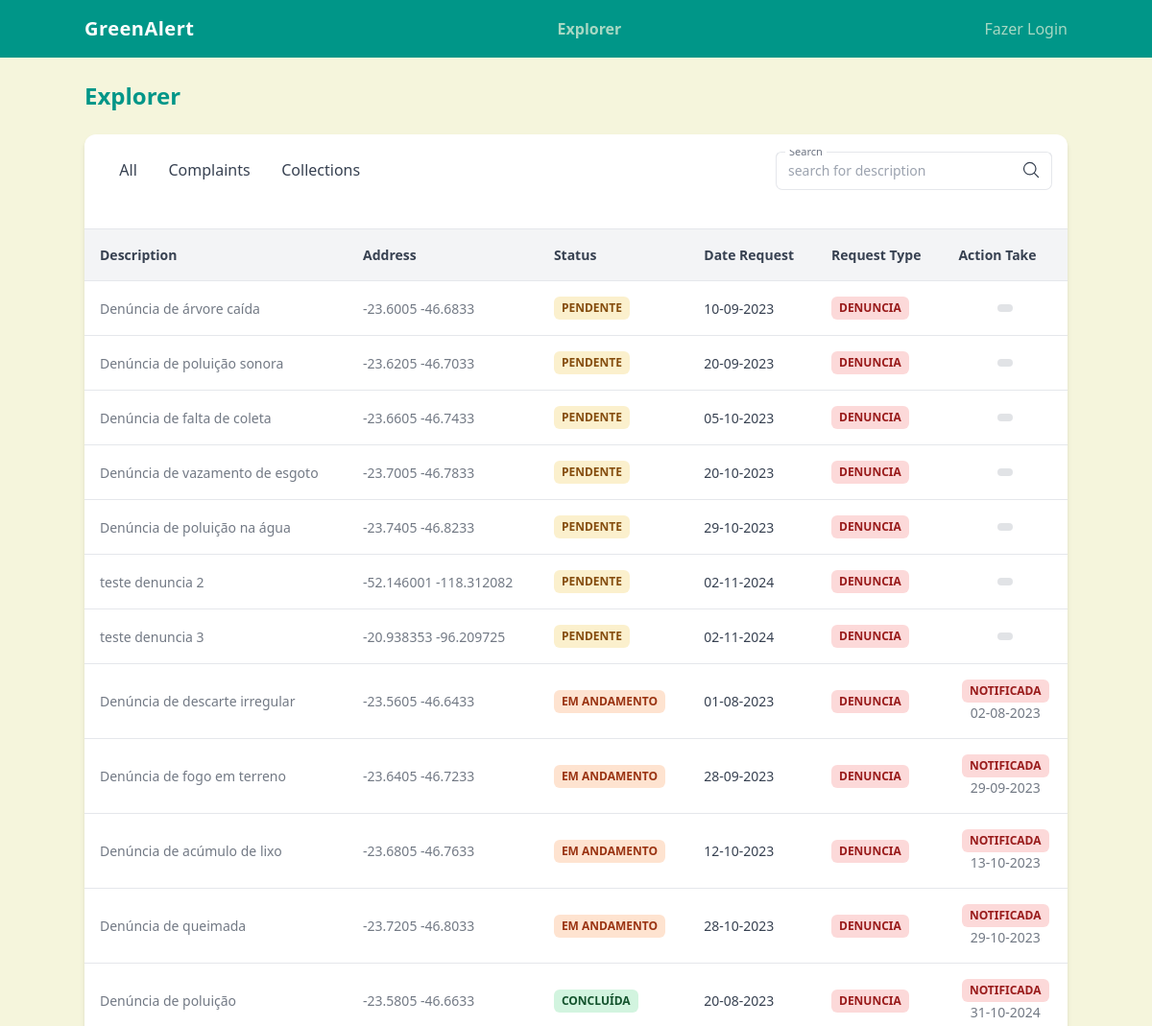
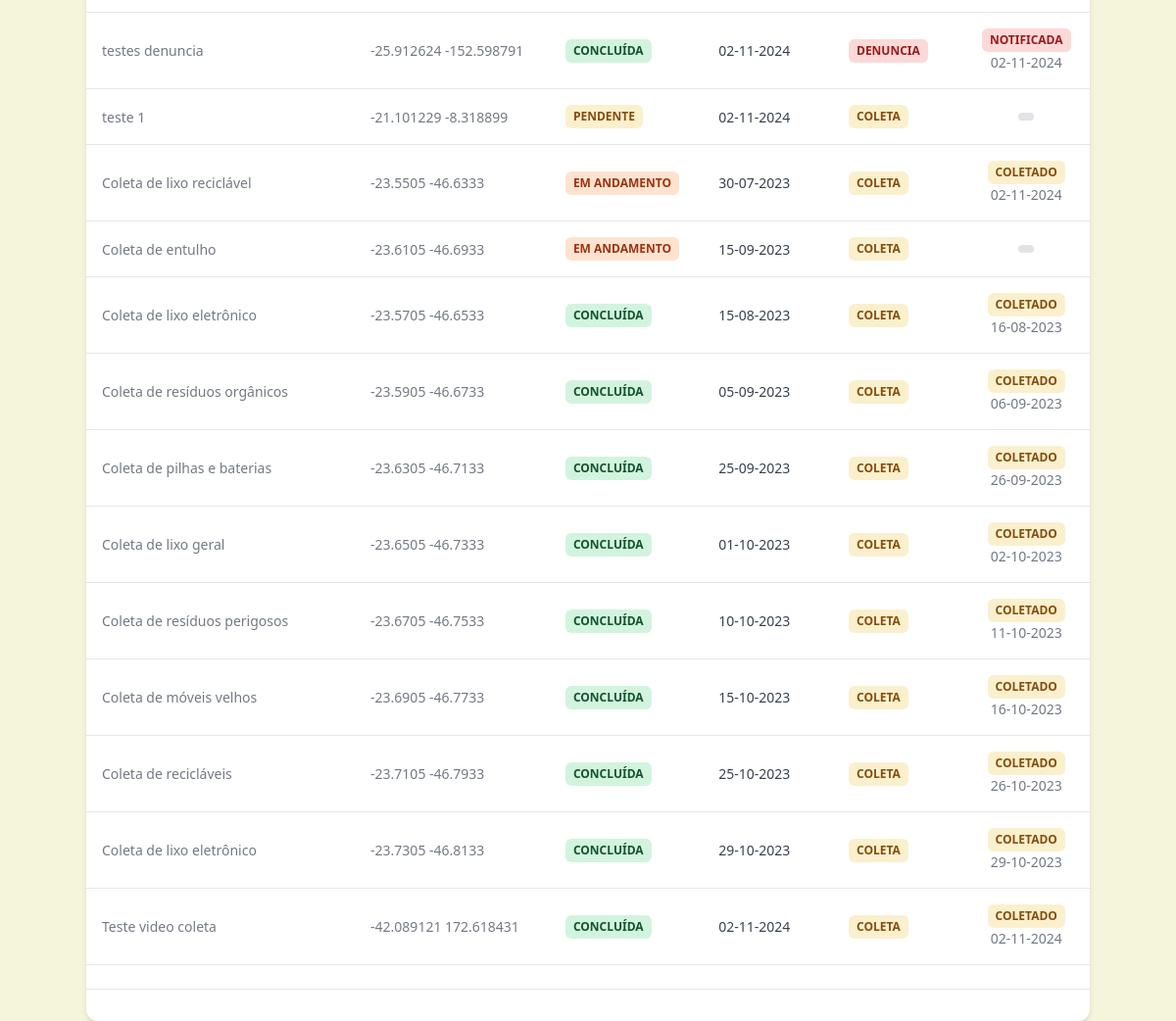
The page / on the database its author committed (2 pictures, top to bottom).
### tables this page shows
CREATE TABLE requests (
    id INTEGER PRIMARY KEY,
    user_id INTEGER NOT NULL,
  	photoRequest VARCHAR(255),
  	photoActionTaken VARCHAR(255),
    date_request VARCHAR(8) NOT NULL,
    longitude REAL NOT NULL,
    latitude REAL NOT NULL,
    description TEXT NOT NULL,
    status VARCHAR(30) NOT NULL DEFAULT 'Pendente',
    actionTaken TEXT,
    actionTakenDate VARCHAR(8),
    requestType VARCHAR(30) NOT NULL,
    FOREIGN KEY (user_id) REFERENCES users(id) 
);

### functions.php (called while the page is built, shortened)
<?php
function view($view, $data = [])
{
    require "views/template/app.php";
}
function config($chave = null)
{
    $config = require 'config.php';
    if (strlen($chave) > 0) {
        return $config[$chave];
    }
    return $config;
}

### controllers/index.controller.php (called while the page is built, shortened)
<?php
$where = match($_REQUEST['filter'] ?? '') {
    'all' => "requestType IN ('denuncia', 'coleta')",
    'complaints' => "requestType = 'denuncia'",
    'collections' => "requestType = 'coleta'",
    default => "requestType IN ('denuncia', 'coleta')"
};
$params = [];
$requests = Request::all($where, $params);
view('index', compact('requests'));

### routes.php (called while the page is built, shortened)
<?php
$controller = str_replace('/', '', parse_url($_SERVER['REQUEST_URI'])['path']);
if (!$controller) $controller = "index";
require "../controllers/{$controller}.controller.php";

### public/index.php (called while the page is built, shortened)
<?php
require "../models/Request.php";
require "../functions.php";
require "../Database.php";
require "../routes.php";

### config.php (called while the page is built)
<?php
return [
    'database' => [
        'driver' => 'sqlite',
        'database' => '../database.sqlite'
    ],
];

### Database.php (called while the page is built, shortened)
<?php
class Database
{
    private $db;
    public function __construct($config)
    {
        $this->db = new PDO($this->getDns($config));
    }
    private function getDns($config) {
        $driver = $config['driver'];
        unset($config['driver']);
        match ($driver) {
            'sqlite' => $dns = $driver . ":" . $config['database'],
            'mysql' => $dns = $driver . ":" . http_build_query($config, '', ';'),
        };
        return $dns;
    }
    public function query($query, $class = null, $params = [])
    {
        $prepare = $this->db->prepare($query);
        if ($class) {
            $prepare->setFetchMode(PDO::FETCH_CLASS, $class);
        }
        $prepare->execute($params);
        return $prepare;
    }
}

### models/Request.php (called while the page is built, shortened)
<?php
class Request
{
    public static function query($where, $params)
    {
        $database = new Database(config('database'));
        return $database->query(
            query: "SELECT *
                        FROM requests
                    WHERE status IN ('Pendente', 'Em andamento', 'Concluída')
                    AND $where
                    ORDER BY
                        CASE requestType
                            WHEN 'denuncia' THEN 1
                            WHEN 'coleta' THEN 2
                        END,
                        CASE status
                            WHEN 'Pendente' THEN 1
                            WHEN 'Em andamento' THEN 2
                            WHEN 'Concluída' THEN 3
                        END,
                        date_request ASC;",
            class: self::class,
            params: $params
        );
    }
    public static function all($where, $params)
    {
        return (new self)->query($where, $params)->fetchAll();
    }
}

### partials/_request.php (the view, shortened to what this page needs)
<div class="relative flex flex-col w-full h-full text-gray-700 bg-white shadow-md rounded-xl bg-clip-border">
    <div class="relative mx-4 mt-4 overflow-hidden text-gray-700 bg-white rounded-none bg-clip-border">
        <div class="flex flex-col items-center justify-between gap-4 md:flex-row">
            <div class="block w-full overflow-hidden md:w-max">
                <nav>
                    <ul role="tablist" class="relative flex flex-row p-1 rounded-lg bg-blue-gray-50 bg-opacity-60">
                        <li role="tab"
                            class="relative flex items-center justify-center w-full h-full px-2 py-1 font-sans text-base antialiased font-normal leading-relaxed text-center bg-transparent cursor-pointer select-none text-blue-gray-900"
                            data-value="all">
                            <form>
                                <button type="submit" class="z-20 text-inherit bg-transparent border-0 cursor-pointer">&nbsp;&nbsp;All&nbsp;&nbsp;</button>
                            </form>
                        </li>
                        <li role="tab"
                            class="relative flex items-center justify-center w-full h-full px-2 py-1 font-sans text-base antialiased font-normal leading-relaxed text-center bg-transparent cursor-pointer select-none text-blue-gray-900"
                            data-value="complaints">
                            <form>
                                <button type="submit" class="z-20 text-inherit bg-transparent border-0 cursor-pointer">&nbsp;&nbsp;Complaints&nbsp;&nbsp;</button>
                            </form>
                        </li>
                        <li role="tab"
                            class="relative flex items-center justify-center w-full h-full px-2 py-1 font-sans text-base antialiased font-normal leading-relaxed text-center bg-transparent cursor-pointer select-none text-blue-gray-900"
                            data-value="collections">
                            <form>
                                <button type="submit" class="z-20 text-inherit bg-transparent border-0 cursor-pointer">&nbsp;&nbsp;Collections&nbsp;&nbsp;</button>
                            </form>
                        </li>
                    </ul>
                </nav>
            </div>
            <div class="w-full md:w-72">
                <div class="relative h-10 w-full min-w-[200px]">
                    <div class="absolute grid w-5 h-5 top-2/4 right-3 -translate-y-2/4 place-items-center text-blue-gray-500">
                        <svg xmlns="http://www.w3.org/2000/svg" fill="none" viewBox="0 0 24 24" stroke-width="1.5"
                            stroke="currentColor" aria-hidden="true" class="w-5 h-5">
                            <path stroke-linecap="round" stroke-linejoin="round"
                                d="M21 21l-5.197-5.197m0 0A7.5 7.5 0 105.196 5.196a7.5 7.5 0 0010.607 10.607z"></path>
                        </svg>
                    </div>
                    <form>
                        <input
                            class="peer h-full w-full rounded-[7px] border border-blue-gray-200 border-t-transparent bg-transparent px-3 py-2.5 !pr-9 font-sans text-sm font-normal text-blue-gray-700 outline outline-0 transition-all placeholder-shown:border placeholder-shown:border-blue-gray-200 placeholder-shown:border-t-blue-gray-200 focus:border-2 focus:border-gray-900 focus:border-t-transparent focus:outline-0 disabled:border-0 disabled:bg-blue-gray-50"
                            name="search"
                            placeholder="search for description" />
                    </form>
                    <label
                        class="before:content[' '] after:content[' '] pointer-events-none absolute left-0 -top-1.5 flex h-full w-full select-none !overflow-visible truncate text-[11px] font-normal leading-tight text-gray-500 transition-all before:pointer-events-none before:mt-[6.5px] before:mr-1 before:box-border before:block before:h-1.5 before:w-2.5 before:rounded-tl-md before:border-t before:border-l before:border-blue-gray-200 before:transition-all after:pointer-events-none after:mt-[6.5px] after:ml-1 after:box-border after:block after:h-1.5 after:w-2.5 after:flex-grow after:rounded-tr-md after:border-t after:border-r after:border-blue-gray-200 after:transition-all peer-placeholder-shown:text-sm peer-placeholder-shown:leading-[3.75] peer-placeholder-shown:text-blue-gray-500 peer-placeholder-shown:before:border-transparent peer-placeholder-shown:after:border-transparent peer-focus:text-[11px] peer-focus:leading-tight peer-focus:text-gray-900 peer-focus:before:border-t-2 peer-focus:before:border-l-2 peer-focus:before:!border-gray-900 peer-focus:after:border-t-2 peer-focus:after:border-r-2 peer-focus:after:!border-gray-900 peer-disabled:text-transparent peer-disabled:before:border-transparent peer-disabled:after:border-transparent peer-disabled:peer-placeholder-shown:text-blue-gray-500">
                        Search
                    </label>
                </div>
            </div>
        </div>
    </div>
    <div class="p-6 px-0">
        <table class="w-full mt-4 text-left table-auto min-w-max">
            <thead>
                <tr class="bg-gray-100">
                    <th class="p-4 border-y border-blue-gray-100 bg-blue-gray-50/50">
                        <p class="block font-sans text-sm antialiased font-bold leading-normal text-blue-gray-900">
                            Description
                        </p>
                    </th>
                    <th class="p-4 border-y border-blue-gray-100 bg-blue-gray-50/50">
                        <p class="block font-sans text-sm antialiased font-bold leading-normal text-blue-gray-900">
                            Address
                        </p>
                    </th>
                    <th class="p-4 border-y border-blue-gray-100 bg-blue-gray-50/50">
                        <p class="block font-sans text-sm antialiased font-bold leading-normal text-blue-gray-900">
                            Status
                        </p>
                    </th>
                    <th class="p-4 border-y border-blue-gray-100 bg-blue-gray-50/50">
                        <p class="block font-sans text-sm antialiased font-bold leading-normal text-blue-gray-900">
                            Date Request
                        </p>
                    </th>
                    <th class="p-4 border-y border-blue-gray-100 bg-blue-gray-50/50">
                        <p class="block font-sans text-sm antialiased font-bold leading-normal text-blue-gray-900">
                            Request Type
                        </p>
                    </th>
                    <th class="p-4 items-center border-y border-blue-gray-100 bg-blue-gray-50/50">
                        <p class="block font-sans text-sm antialiased font-bold leading-normal text-blue-gray-900">
                            Action Take
                        </p>
                    </th>
                </tr>
            </thead>
            <tbody>
                <?php foreach ($requests as $request): ?>
                    <tr>
                        <td class="p-4 border-b border-blue-gray-50">
                            <div class="flex items-center gap-3">
                                <div class="flex flex-col">
                                    <p
                                        class="block font-sans text-sm antialiased font-normal leading-normal text-blue-gray-900 opacity-70">
                                        <?= $request->description ?>
                                    </p>
                                </div>
                            </div>
                        </td>
                        <td class="p-4 border-b border-blue-gray-50">
                            <div class="flex flex-col">
                                <p
                                    class="block font-sans text-sm antialiased font-normal leading-normal text-blue-gray-900 opacity-70">
                                    <?= $request->latitude . " " . $request->longitude ?>
                                </p>
                            </div>
                        </td>
                        <td class="p-4 border-b border-blue-gray-50">
                            <div class="w-max">
                                <?php
                                $statusClasses = [
                                    'Pendente' => 'bg-yellow-500/20 text-yellow-800',
                                    'Em andamento' => 'bg-orange-500/20 text-orange-800',
                                    'Concluída' => 'bg-green-500/20 text-green-900',
                                    'Cancelada' => 'bg-red-500/20 text-red-900',
                                    'default' => 'bg-gray-500/20 text-gray-800',
                                ];
                                $class = $statusClasses[$request->status] ?? $statusClasses['default'];
                                ?>
                                <div
                                    class="relative grid items-center px-2 py-1 font-sans text-xs font-bold <?= $class ?> uppercase rounded-md select-none whitespace-nowrap">
                                    <span class=""><?= $request->status ?></span>
                                </div>
                            </div>
                        </td>
                        <td class="p-4 border-b border-blue-gray-50">
                            <p class="block font-sans text-sm antialiased font-normal leading-normal text-blue-gray-900">
                                <?= date('d-m-Y', strtotime($request->date_request)) ?>
                            </p>
                        </td>
                        <td class="p-4 border-b border-blue-gray-50">
                            <div class="w-max">
                                <?php
                                $statusClasses = [
                                    'denuncia' => 'bg-red-500/20 text-red-800',
                                    'coleta' => 'bg-yellow-500/20 text-yellow-800',
                                    'default' => 'bg-gray-500/20 text-gray-800',
                                ];
                                $class = $statusClasses[$request->requestType] ?? $statusClasses['default'];
                                ?>
                                <div
                                    class="relative grid items-center px-2 py-1 font-sans text-xs font-bold <?= $class ?> uppercase rounded-md select-none whitespace-nowrap">
                                    <span class=""><?= $request->requestType ?></span>
                                </div>
                            </div>
                        </td>
                        <td class="p-4 border-b border-blue-gray-50">
                            <div class="flex flex-col items-center">
                                <?php
                                $statusClasses = [
                                    'Notificada' => 'bg-red-500/20 text-red-800',
                                    'Coletado' => 'bg-yellow-500/20 text-yellow-800',
                                    'default' => 'bg-gray-500/20 text-gray-800',
                                ];
                                $class = $statusClasses[$request->actionTaken] ?? $statusClasses['default'];
                                ?>
                                <p class="relative grid items-center px-2 py-1 font-sans text-xs font-bold <?= $class ?> uppercase rounded-md select-none whitespace-nowrap">
                                    <?= $request->actionTaken ?>
                                </p>
                                <p class="block font-sans text-sm antialiased font-normal leading-normal text-blue-gray-900 opacity-70">
                                    <?= !empty($request->actionTakenDate) ? date('d-m-Y', strtotime($request->actionTakenDate)) : "" ?>
                                </p>
                            </div>
                        </td>
                    </tr>
                <?php endforeach; ?>
            </tbody>
        </table>
    </div>
    <div class="flex items-center justify-between p-4 border-t border-blue-gray-50">
    </div>
</div>

### rows shown on the page
requests: description "Denúncia de árvore caída", latitude "-23.6005", longitude "-46.6833", status "PENDENTE", date_request "10-09-2023", requestType "DENUNCIA"
requests: description "Denúncia de poluição sonora", latitude "-23.6205", longitude "-46.7033", status "PENDENTE", date_request "20-09-2023", requestType "DENUNCIA"
requests: description "Denúncia de falta de coleta", latitude "-23.6605", longitude "-46.7433", status "PENDENTE", date_request "05-10-2023", requestType "DENUNCIA"
requests: description "Denúncia de vazamento de esgoto", latitude "-23.7005", longitude "-46.7833", status "PENDENTE", date_request "20-10-2023", requestType "DENUNCIA"
requests: description "Denúncia de poluição na água", latitude "-23.7405", longitude "-46.8233", status "PENDENTE", date_request "29-10-2023", requestType "DENUNCIA"
requests: description "teste denuncia 2", latitude "-52.146001", longitude "-118.312082", status "PENDENTE", date_request "02-11-2024", requestType "DENUNCIA"
requests: description "teste denuncia 3", latitude "-20.938353", longitude "-96.209725", status "PENDENTE", date_request "02-11-2024", requestType "DENUNCIA"
requests: description "Denúncia de descarte irregular", latitude "-23.5605", longitude "-46.6433", status "EM ANDAMENTO", date_request "01-08-2023", requestType "DENUNCIA", actionTaken "NOTIFICADA", actionTakenDate "02-08-2023"
requests: description "Denúncia de fogo em terreno", latitude "-23.6405", longitude "-46.7233", status "EM ANDAMENTO", date_request "28-09-2023", requestType "DENUNCIA", actionTaken "NOTIFICADA", actionTakenDate "29-09-2023"
requests: description "Denúncia de acúmulo de lixo", latitude "-23.6805", longitude "-46.7633", status "EM ANDAMENTO", date_request "12-10-2023", requestType "DENUNCIA", actionTaken "NOTIFICADA", actionTakenDate "13-10-2023"
requests: description "Denúncia de queimada", latitude "-23.7205", longitude "-46.8033", status "EM ANDAMENTO", date_request "28-10-2023", requestType "DENUNCIA", actionTaken "NOTIFICADA", actionTakenDate "29-10-2023"
requests: description "Denúncia de poluição", latitude "-23.5805", longitude "-46.6633", status "CONCLUÍDA", date_request "20-08-2023", requestType "DENUNCIA", actionTaken "NOTIFICADA", actionTakenDate "31-10-2024"
requests: description "testes denuncia", latitude "-25.912624", longitude "-152.598791", status "CONCLUÍDA", date_request "02-11-2024", requestType "DENUNCIA", actionTaken "NOTIFICADA", actionTakenDate "02-11-2024"
requests: description "teste 1", latitude "-21.101229", longitude "-8.318899", status "PENDENTE", date_request "02-11-2024", requestType "COLETA"
requests: description "Coleta de lixo reciclável", latitude "-23.5505", longitude "-46.6333", status "EM ANDAMENTO", date_request "30-07-2023", requestType "COLETA", actionTaken "COLETADO", actionTakenDate "02-11-2024"
requests: description "Coleta de entulho", latitude "-23.6105", longitude "-46.6933", status "EM ANDAMENTO", date_request "15-09-2023", requestType "COLETA"
requests: description "Coleta de lixo eletrônico", latitude "-23.5705", longitude "-46.6533", status "CONCLUÍDA", date_request "15-08-2023", requestType "COLETA", actionTaken "COLETADO", actionTakenDate "16-08-2023"
requests: description "Coleta de resíduos orgânicos", latitude "-23.5905", longitude "-46.6733", status "CONCLUÍDA", date_request "05-09-2023", requestType "COLETA", actionTaken "COLETADO", actionTakenDate "06-09-2023"
requests: description "Coleta de pilhas e baterias", latitude "-23.6305", longitude "-46.7133", status "CONCLUÍDA", date_request "25-09-2023", requestType "COLETA", actionTaken "COLETADO", actionTakenDate "26-09-2023"
requests: description "Coleta de lixo geral", latitude "-23.6505", longitude "-46.7333", status "CONCLUÍDA", date_request "01-10-2023", requestType "COLETA", actionTaken "COLETADO", actionTakenDate "02-10-2023"
requests: description "Coleta de resíduos perigosos", latitude "-23.6705", longitude "-46.7533", status "CONCLUÍDA", date_request "10-10-2023", requestType "COLETA", actionTaken "COLETADO", actionTakenDate "11-10-2023"
requests: description "Coleta de móveis velhos", latitude "-23.6905", longitude "-46.7733", status "CONCLUÍDA", date_request "15-10-2023", requestType "COLETA", actionTaken "COLETADO", actionTakenDate "16-10-2023"
requests: description "Coleta de recicláveis", latitude "-23.7105", longitude "-46.7933", status "CONCLUÍDA", date_request "25-10-2023", requestType "COLETA", actionTaken "COLETADO", actionTakenDate "26-10-2023"
requests: description "Coleta de lixo eletrônico", latitude "-23.7305", longitude "-46.8133", status "CONCLUÍDA", date_request "29-10-2023", requestType "COLETA", actionTaken "COLETADO", actionTakenDate "29-10-2023"
requests: description "Teste video coleta", latitude "-42.089121", longitude "172.618431", status "CONCLUÍDA", date_request "02-11-2024", requestType "COLETA", actionTaken "COLETADO", actionTakenDate "02-11-2024"
